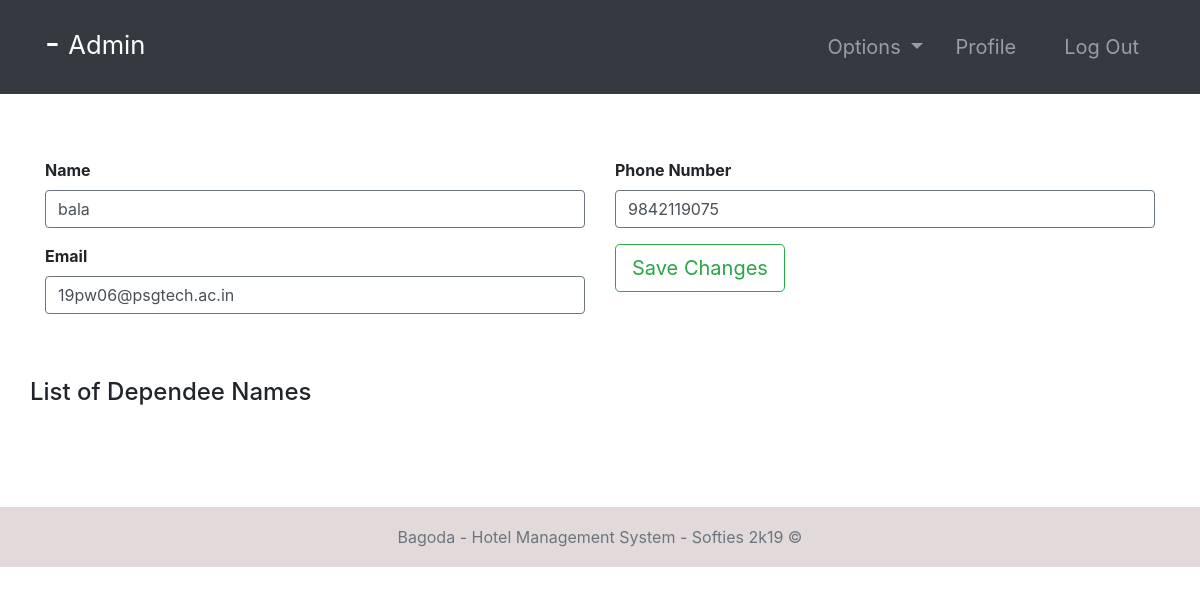
/guest-edit/3 (signed in), run on the app's committed database.
### accounts/models.py (models this page shows, shortened)
class Guest(models.Model):
    user = models.OneToOneField(User, null=True, on_delete=models.CASCADE)
    phoneNumber = PhoneNumberField(unique=True)

### accounts/views.py (the view)
# urls.py: path('guest-edit/<str:pk>', guest_edit, name="guest-edit"),
@ login_required(login_url='login')
def guest_edit(request, pk):
    role = str(request.user.groups.all()[0])
    path = role + "/"
    tempuser = User.objects.get(id=pk)
    guest = Guest.objects.get(user=tempuser)
    form1 = editGuest(instance=guest)
    form2 = editUser(instance=tempuser)
    context = {
        "role": role,
        "guest": guest,
        "form1": form1,
        "form2": form2,
        "user": tempuser,
    }
    if request.method == "POST":
        form1 = editGuest(request.POST, instance=guest)
        form2 = editUser(request.POST, instance=tempuser)
        if form1.is_valid and form2.is_valid:
            form1.save()
            form2.save()
    return render(request, path + "guest-edit.html", context)

### accounts/forms.py
class editGuest(ModelForm):
    class Meta:
        model = Guest
        fields = ["phoneNumber"]

class editUser(ModelForm):
    class Meta:
        model = User
        fields = ["first_name", "last_name", "email"]

### Templates/admin/guest-edit.html
{% extends '../index.html' %}
{% block context %}
{% include '../common_pages/guest-edit.html' %}
{% endblock %}

### Templates/incs/nav.html (shortened to what this page needs)
<nav class="navbar navbar-dark bg-dark navbar-expand-lg py-3 " role="navigation">
    <div class="container">
        <a href="" class="navbar-brand">
            <h2 class="text-capitalize">
                {{ request.user.first_name }} {{ request.user.last_name }} -
                {% if role != "receptionist" %}
                <small>
                    {{ role }}
                </small>
                {% else %}
                <small>
                    Agent
                </small>
                {% endif %}
            </h2>
        </a>
        <div class="collapse navbar-collapse" id="navbarTags">
            <ul class="navbar-nav ml-auto">
                <li class="nav-item dropdown p-2">
                    <a class="nav-link dropdown-toggle" href="#" id="navbarDropdown" role="button"
                        data-toggle="dropdown" aria-haspopup="true" aria-expanded="false">
                        Options
                    </a>
                </li>
                <li class="nav-item mr-3 p-2">
                    {% if role == 'staff' or role == 'receptionist' or role == 'admin' or role == 'manager' %}
                    <a href="{% url 'employee-profile' user.id %}" class="nav-link">Profile</a>
                    {% endif %}
                </li>
                <li class="nav-item p-2 ">
                    <a href="{% url 'logout' %}" class="nav-link">Log Out</a>
                </li>
            </ul>
        </div>
    </div>
</nav>

### Templates/common_pages/guest-edit.html (shortened to what this page needs)
<div class="container">
    <form action="" method="POST">
        <div class="row mt-5">
            <div class="col-6">
                <div class="form-group pt-3">
                    <label for="item-type"><b>Name</b></label>
                    <input type="text" class="form-control border border-secondary" id="id_first_name" name="first_name"
                        value="{{guest.user.first_name}}">
                </div>
                <div class="form-group">
                    <label for="item-quantity"><b>Email</b></label>
                    <input type="int" class="form-control border border-secondary" name="email" id="id_email"
                        value="{{guest.user.email}}">
                </div>
            </div>
            <div class="col-6">
                <div class="form-group pt-3">
                    <label for="item-type"><b>Phone Number</b></label>
                    <input type="text" class="form-control border border-secondary" name="phoneNumber"
                        id="id_phoneNumber" value="{{guest.phoneNumber}}">
                </div>
                <button type="submit" class="btn btn-outline-success btn-lg">Save Changes</button>
            </div>
        </div>
    </form>
    <br><br>
    <div class="row ml-2s">
        <ul class="list-group">
            <h4>List of Dependee Names</h4>
        </ul>
    </div>
    <br>
    <div class="py-3">
    </div>
</div>

### static/css/main.css (style rules this page uses)
* { margin: 0; padding: 0; -webkit-font-smoothing: antialiased; }
body { position: relative; }
nav .nav-item { font-size: 20px; }

### data on the page
Guest: first_name "bala", email "19pw06@psgtech.ac.in", phoneNumber "9842119075"

### other printed values
{{ role }} "Admin"
